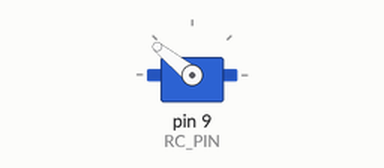
A sketch run on a simulated Arduino Uno, built with avr-gcc and run on an emulated ATmega328P. On the bench: servo.

Above: at 3.05 s.
At 10.05 s:
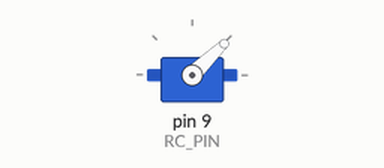
At 17.0 s:
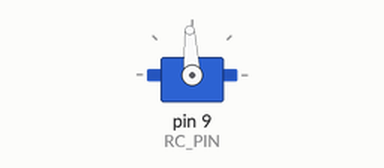
Timing chart, 0 to 21.2 s (numbered marks = the images above):
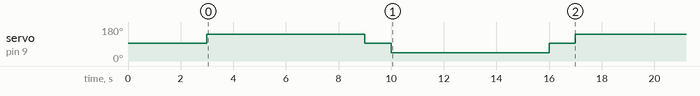

Measured:
- by itself, servo on pin 9 (RC_PIN): repeats every 14.0 s: 93° 1.0 s, 44° 6.0 s, 93° 1.0 s, 141° 6.0 s

The sketch:

Doors-Test-LinearActuator.ino
```cpp
#include <Servo.h>

Servo roboclaw;

const int RC_PIN = 9;

const int STOP_US    = 1500;
const int EXTEND_US  = 2000;
const int RETRACT_US = 1000;

const unsigned long FULL_STROKE_MS = 6000;

void setup() {
  roboclaw.attach(RC_PIN);
  roboclaw.writeMicroseconds(STOP_US);
  delay(3000);
}

void loop() {
  // Extend
  roboclaw.writeMicroseconds(EXTEND_US);
  delay(FULL_STROKE_MS);

  // Delay
  roboclaw.writeMicroseconds(STOP_US);
  delay(1000);

  // Retract
  roboclaw.writeMicroseconds(RETRACT_US);
  delay(FULL_STROKE_MS);

  // Delay
  roboclaw.writeMicroseconds(STOP_US);
  delay(1000);
}
```
